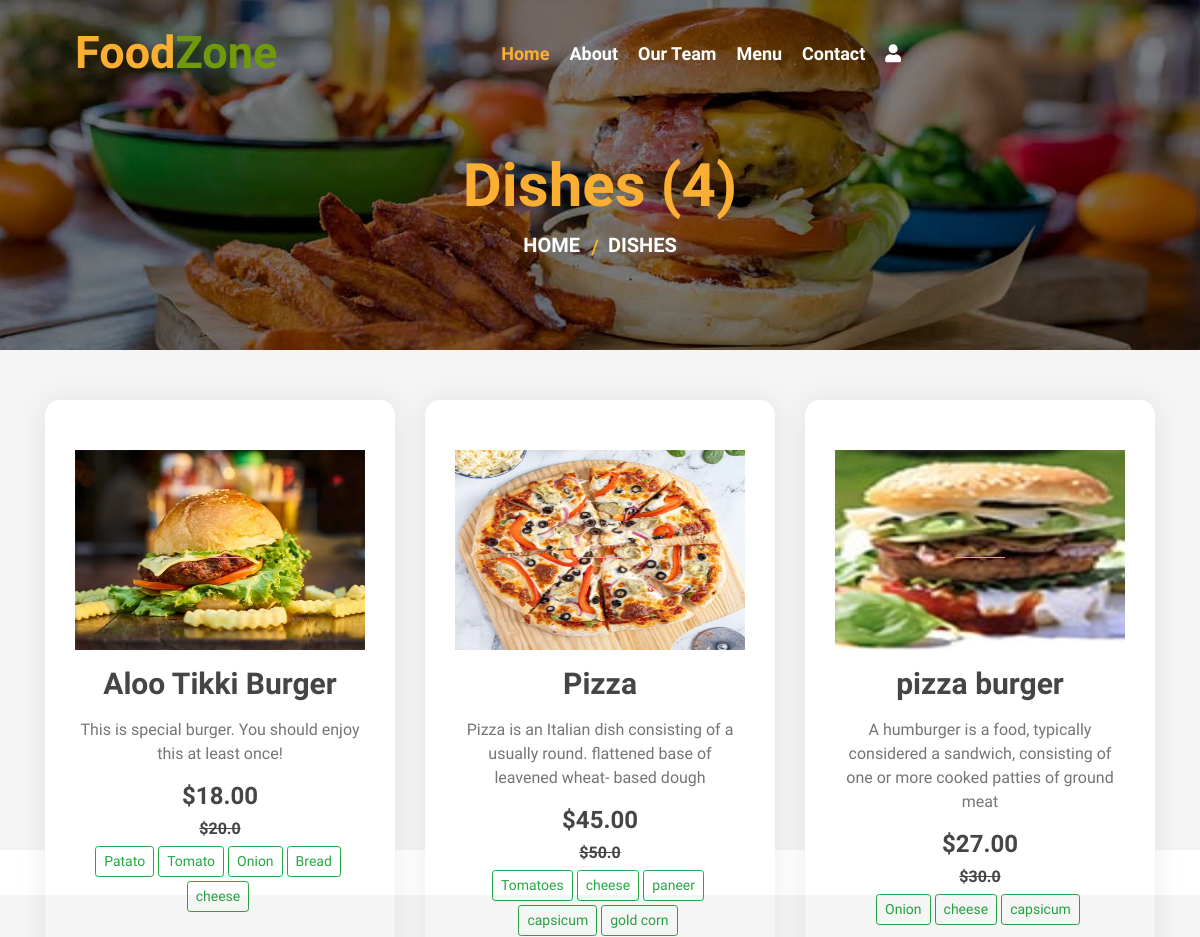
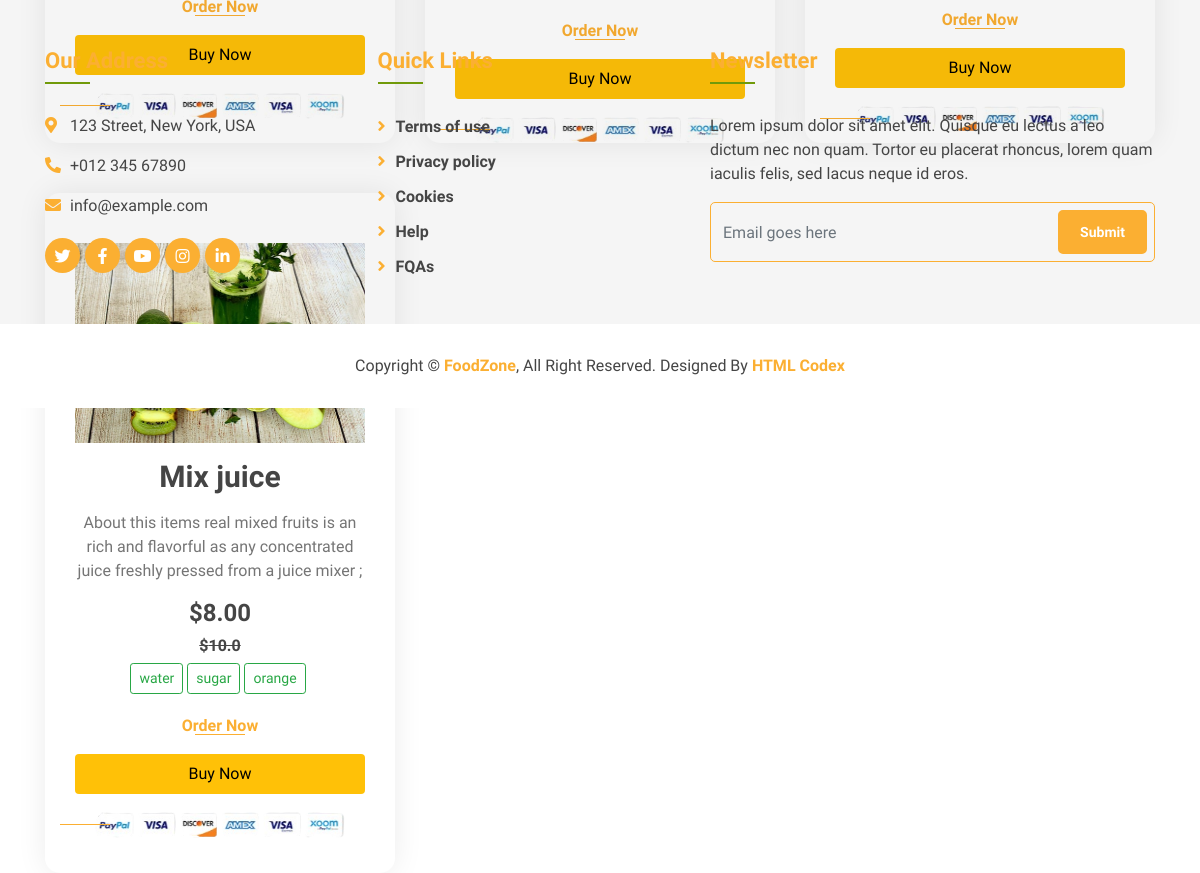
Screenshot of /dishes/ with the database file from the repository (2 pictures, top to bottom).
### myapp/models.py (models this page shows, shortened)
class Dish(models.Model):
    name = models.CharField(max_length=200, unique=True)
    image = models.ImageField(upload_to='dishes/%Y/%m/%d')
    ingredients = models.TextField()
    details = models.TextField(blank=True)
    category = models.ForeignKey(Category, on_delete=models.CASCADE)
    price = models.FloatField()
    discount_percent = models.PositiveIntegerField(default=0)
    discount_price_display = models.DecimalField(max_digits=10, decimal_places=2, default=0.00)
    is_available = models.BooleanField(default=True)
    added_on = models.DateTimeField(auto_now_add=True)
    updated_on = models.DateTimeField(auto_now=True)
    class Meta:
        verbose_name_plural = "Dish Table"

### myapp/views.py (the view)
# urls.py: path('dishes/',views.all_dishes,name="all_dishes"),
def all_dishes(request):
    context={}
    dishes = Dish.objects.all()
    if "q" in request.GET:
        id = request.GET.get("q")
        dishes = Dish.objects.filter(category__id=id)
        context['dish_category'] = Category.objects.get(id=id).name
    context['dishes'] = dishes
    return render(request,'all_dishes.html', context)

### template/all_dishes.html (shortened to what this page needs)
{% extends "base.html" %}
{% block content %}
<div class="page-header mb-0">
    <div class="container">
        <div class="row">
            <div class="col-12">
                <h2>{% if dish_category %} {{dish_category}} {% else %}Dishes {% endif %}({{dishes|length}})</h2>
            </div>
            <div class="col-12">
                <a href="/">Home</a>
                <a href="/dishes">Dishes</a>
            </div>
        </div>
    </div>
</div>
<div class="food mt-0">
    <div class="container">
        <div class="row align-items-center">
        {% for i in dishes %}
            <div class="col-md-4">
                {% if i.is_available %}
                <div class="food-item" style="height: 680px;">
                {% else %}
                <div class="food-item" style="background-color: rgb(41, 39, 39);">
                {% endif %}
                    <a href="/media/{{i.image}}" target="_blank"><img src="/media/{{i.image}}" style="height: 200px;width: 100%;"></a>
                    <h2 class="my-3">{{i.name}}</h2>
                    <p>
                        {{i.details}}
                    </p>
                    <h4 class="menu-text" style="font-weight: normal;">
                        {% if i.price != i.discount_price_display %}
                            <strong>&dollar;{{i.discount_price_display}}</strong>
                        <!-- {% endif %}
                            <strong>&dollar;{{i.discounted_price}}</strong> -->
                    </h4>
                    <h6 class="menu-text" style="font-weight: normal;">
                        {% if i.price != i.discount_price_display %}
                            <strong><del>&dollar;{{i.price}}</del></strong>
                        <!-- {% endif %}
                            <strong>&dollar;{{i.discounted_price}}</strong> -->
                    </h6>
                    <p>
                    </p>
                    {% if i.is_available %}
                    <a href="{% url 'dish' id=i.id %}">Order Now</a>
                    {% else %}
                        <p class="text-danger">Not Available for delivery!</p>
                    {% endif %}
                    <a href="{% url 'buy_now' i.id %}">
                        <button class="bg-warning border-0 p-2 rounded w-100 mt-3">Buy Now</button>
                      </a>
                    <img src="/static/img/payment card.png" alt="" width="250px" class="mt-3">
                </div>
            </div>
        {% endfor %}
        </div>
    </div>
</div>
{% endblock %}

### template/base.html (shortened to what this page needs)
<!DOCTYPE html>
{% load static %}
<html lang="en">
    <head>
        <link href="https://stackpath.bootstrapcdn.com/bootstrap/4.4.1/css/bootstrap.min.css" rel="stylesheet">
        <link href="https://cdnjs.cloudflare.com/ajax/libs/font-awesome/5.10.0/css/all.min.css" rel="stylesheet">
        <link href="/static/lib/animate/animate.min.css" rel="stylesheet">
        <link href="/static/lib/owlcarousel/assets/owl.carousel.min.css" rel="stylesheet">
        <link href="/static/lib/flaticon/font/flaticon.css" rel="stylesheet">
        <link href="/static/lib/tempusdominus/css/tempusdominus-bootstrap-4.min.css" rel="stylesheet" />
        <link href="/static/css/style.css" rel="stylesheet">
    </head>
    <body>
        <div class="navbar navbar-expand-lg bg-light navbar-light">
            <div class="container-fluid">
                <a href="{% url 'index' %}" class="navbar-brand">Food<span>Zone</span></a>
                <div class="collapse navbar-collapse justify-content-between" id="navbarCollapse">
                    <div class="navbar-nav mx-auto">
                        <a href="{% url 'index' %}" class="nav-item nav-link active">Home</a>
                        <a href="{% url 'about' %}" class="nav-item nav-link">About</a>
                        <a href="{% url 'team' %}" class="nav-item nav-link">Our Team</a>
                        <a href="{% url 'all_dishes' %}" class="nav-item nav-link">Menu</a>
                        <a href="{% url 'contact' %}" class="nav-item nav-link">Contact</a>
                        {% if user.is_authenticated %}
                        <div class="nav-item dropdown">
                            <a href="#" class="nav-link dropdown-toggle" data-toggle="dropdown"><i class="fas fa-user"></i></a>
                            <div class="dropdown-menu">
                            {% if user.is_superuser or user.is_staff %}
                                <a href="{% url 'admin:index' %}" class="dropdown-item">Dashboard</a>
                            {% else %}
                                <a href="{% url 'dashboard' %}" class="dropdown-item">Dashboard</a>
                            {% endif %}
                                <a href="{% url 'logout' %}" class="dropdown-item">Logout</a>
                            </div>
                        </div>
                        {% else %}
                        <a href="{% url 'register' %}" class="nav-link" ><i class="fas fa-user"></i></a>
                        {% endif %}
                    </div>
                </div>
            </div>
        </div>
        {% block content %}
        {% endblock %}
        <div class="footer">
            <div class="container">
                <div class="row">
                    <div class="col-lg-7">
                        <div class="row">
                            <div class="col-md-6">
                                <div class="footer-contact">
                                    <h2>Our Address</h2>
                                    <p><i class="fa fa-map-marker-alt"></i>123 Street, New York, USA</p>
                                    <p><i class="fa fa-phone-alt"></i>+012 345 67890</p>
                                    <p><i class="fa fa-envelope"></i>info@example.com</p>
                                    <div class="footer-social">
                                        <a href=""><i class="fab fa-twitter"></i></a>
                                        <a href="https://www.facebook.com/SachTechSol/" target="_blank"><i class="fab fa-facebook-f"></i></a>
                                        <a href=""><i class="fab fa-youtube"></i></a>
                                        <a href=""><i class="fab fa-instagram"></i></a>
                                        <a href=""><i class="fab fa-linkedin-in"></i></a>
                                    </div>
                                </div>
                            </div>
                            <div class="col-md-6">
                                <div class="footer-link">
                                    <h2>Quick Links</h2>
                                    <a href="">Terms of use</a>
                                    <a href="">Privacy policy</a>
                                    <a href="">Cookies</a>
                                    <a href="">Help</a>
                                    <a href="">FQAs</a>
                                </div>
                            </div>
                        </div>
                    </div>
                    <div class="col-lg-5">
                        <div class="footer-newsletter">
                            <h2>Newsletter</h2>
                            <p>
                                Lorem ipsum dolor sit amet elit. Quisque eu lectus a leo dictum nec non quam. Tortor eu placerat rhoncus, lorem quam iaculis felis, sed lacus neque id eros.
                            </p>
                            <div class="form">
                                <input class="form-control" placeholder="Email goes here">
                                <button class="btn custom-btn">Submit</button>
                            </div>
                        </div>
                    </div>
                </div>
            </div>
            <div class="copyright">
                <div class="container">
                    <p>Copyright &copy; <a href="#">FoodZone</a>, All Right Reserved.</p>
                    <p>Designed By <a href="https://htmlcodex.com">HTML Codex</a></p>
                </div>
            </div>
        </div>
    </body>
</html>

### rows the page displays
Dish: image (picture), name "Aloo Tikki Burger", details "This is special burger. You should enjoy this at least once!", discount_price_display "18.00", price "20.0", is_available "Order Now"
Dish: image (picture), name "Pizza", details "Pizza is an Italian dish consisting of a usually round. flattened base of leavened wheat- based dough", discount_price_display "45.00", price "50.0", is_available "Order Now"
Dish: image (picture), name "pizza burger", details "A humburger is a food, typically considered a sandwich, consisting of one or more cooked patties of ground meat", discount_price_display "27.00", price "30.0", is_available "Order Now"
Dish: name "Mix juice", details "About this items real mixed fruits is an rich and flavorful as any concentrated juice freshly pressed from a juice mixer ;", discount_price_display "8.00", price "10.0", is_available "Order Now"

### other values shown
{{ dishes|length }} "4"
